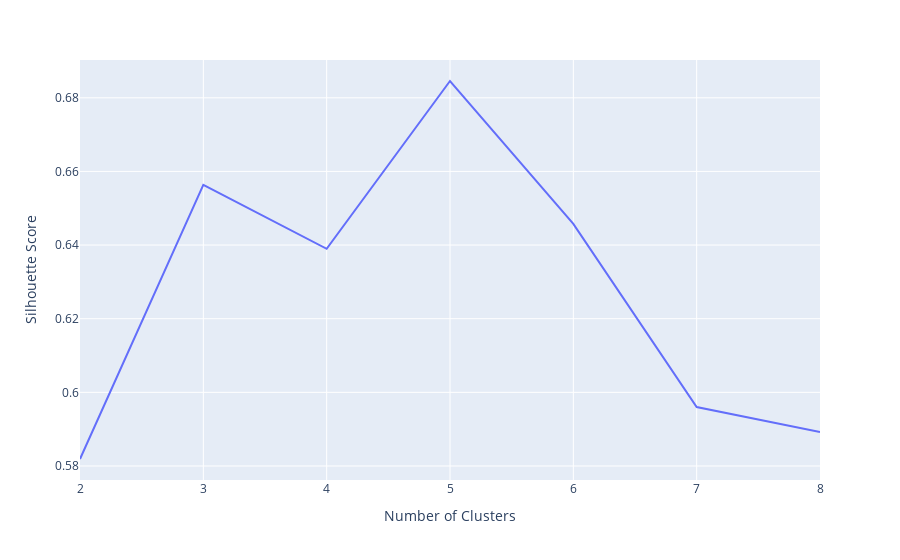

Here is the notebook cell this chart was saved with:
### Code cell
# Silhouette Score

range_n_clusters = [2, 3, 4, 5, 6, 7, 8]

s_cluster = 0
max_score = 0

results_sil = {}

for num_clusters in range_n_clusters:
    
    # intialise kmeans
    kmeans = KMeans(n_clusters=num_clusters, max_iter=50)
    kmeans.fit(dataPlot)
    
    cluster_labels = kmeans.labels_

    # silhouette score
    silhouette_avg = silhouette_score(dataPlot, cluster_labels)

    results_sil.update({num_clusters: silhouette_avg})

    if silhouette_avg > max_score:
      max_score = silhouette_avg
      s_cluster = num_clusters

#Visualize
fig_silhouette = px.line( x= list(results_sil.keys()), y=list(results_sil.values()), labels={'x' :'Number of Clusters', 'y' :'Silhouette Score'})
fig_silhouette

# sil_cluster = "Optimal Cluster = {}, with {} score.".format(s_cluster, max_score)

### Figure 1 — Plotly figure (JSON) as saved in the notebook; plotly's stock layout.template omitted (floating-point values rounded to 4 significant figures)
{"data": [{"hovertemplate": "Number of Clusters=%{x}<br>Silhouette Score=%{y}<extra></extra>", "legendgroup": "", "line": {"color": "#636efa", "dash": "solid"}, "marker": {"symbol": "circle"}, "mode": "lines", "name": "", "orientation": "v", "showlegend": false, "type": "scatter", "x": [2, 3, 4, 5, 6, 7, 8], "xaxis": "x", "y": [0.5819, 0.6563, 0.639, 0.6846, 0.6457, 0.596, 0.5893], "yaxis": "y"}], "layout": {"legend": {"tracegroupgap": 0}, "margin": {"t": 60}, "xaxis": {"anchor": "y", "domain": [0, 1], "title": {"text": "Number of Clusters"}}, "yaxis": {"anchor": "x", "domain": [0, 1], "title": {"text": "Silhouette Score"}}}}
